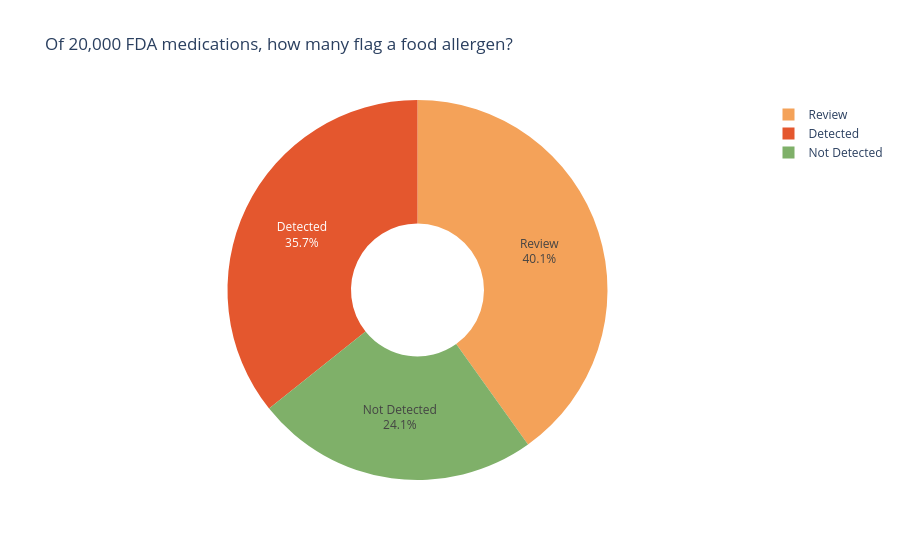

Notebook code cell kept with this figure:
### Markdown cell above
### Chart 1 — How bad is it? (overall status)

### Code cell
overall = pd.read_csv("output/overall_allergen_summary.csv")
overall = overall[overall["Count"] > 0]           # drop the empty 'Unknown' slice

fig = px.pie(overall, names="Overall_Status", values="Count", hole=0.35,
             title="Of 20,000 FDA medications, how many flag a food allergen?",
             color="Overall_Status",
             color_discrete_map={"Detected": "#e4572e", "Review": "#f4a259", "Not Detected": "#7fb069"})
fig.update_traces(textinfo="label+percent")
fig.show()

### Figure 1 — Plotly figure (JSON) as saved in the notebook; plotly's stock layout.template omitted (floating-point values rounded to 4 significant figures)
{"data": [{"customdata": [["Detected"], ["Review"], ["Not Detected"]], "domain": {"x": [0, 1], "y": [0, 1]}, "hole": 0.35, "hovertemplate": "Overall_Status=%{customdata[0]}<br>Count=%{value}<extra></extra>", "labels": ["Detected", "Review", "Not Detected"], "legendgroup": "", "marker": {"colors": ["#e4572e", "#f4a259", "#7fb069"]}, "name": "", "showlegend": true, "textinfo": "label+percent", "type": "pie", "values": [7146, 8024, 4830]}], "layout": {"legend": {"tracegroupgap": 0}, "title": {"text": "Of 20,000 FDA medications, how many flag a food allergen?"}}}
